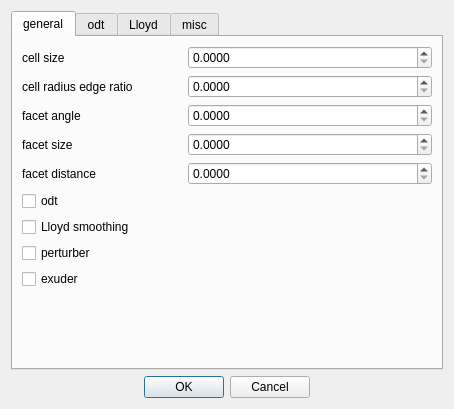
<?xml version="1.0" encoding="UTF-8"?>
<ui version="4.0">
 <exportmacro>SCHNAPPS_PLUGIN_MESHGEN_API</exportmacro>
 <class>Dialog_cgal</class>
 <widget class="QDialog" name="Dialog_cgal">
  <property name="geometry">
   <rect>
    <x>0</x>
    <y>0</y>
    <width>454</width>
    <height>409</height>
   </rect>
  </property>
  <property name="windowTitle">
   <string>Export with cgal</string>
  </property>
  <layout class="QVBoxLayout" name="verticalLayout">
   <item>
    <widget class="QTabWidget" name="tabWidget_cgal">
     <property name="currentIndex">
      <number>0</number>
     </property>
     <widget class="QWidget" name="tab">
      <attribute name="title">
       <string>general</string>
      </attribute>
      <layout class="QGridLayout" name="gridLayout">
       <item row="2" column="1">
        <widget class="QDoubleSpinBox" name="doubleSpinBoxFacetAngle">
         <property name="sizePolicy">
          <sizepolicy hsizetype="Expanding" vsizetype="Fixed">
           <horstretch>0</horstretch>
           <verstretch>0</verstretch>
          </sizepolicy>
         </property>
         <property name="decimals">
          <number>4</number>
         </property>
         <property name="maximum">
          <double>180.000000000000000</double>
         </property>
         <property name="singleStep">
          <double>0.100000000000000</double>
         </property>
        </widget>
       </item>
       <item row="2" column="0">
        <widget class="QLabel" name="label_3">
         <property name="sizePolicy">
          <sizepolicy hsizetype="Preferred" vsizetype="Preferred">
           <horstretch>0</horstretch>
           <verstretch>0</verstretch>
          </sizepolicy>
         </property>
         <property name="minimumSize">
          <size>
           <width>160</width>
           <height>0</height>
          </size>
         </property>
         <property name="toolTip">
          <string>&lt;html&gt;&lt;head/&gt;&lt;body&gt;&lt;p&gt;This parameter controls the shape of surface facets.&lt;/p&gt;&lt;p&gt;Actually, it is a lower bound for the angle (in degree) of surface facets.&lt;/p&gt;&lt;p&gt;When boundary surfaces are smooth, the termination of the meshing process is guaranteed if the angular bound is at most 30 degrees.&lt;/p&gt;&lt;/body&gt;&lt;/html&gt;</string>
         </property>
         <property name="text">
          <string>facet angle</string>
         </property>
        </widget>
       </item>
       <item row="4" column="0">
        <widget class="QLabel" name="label_5">
         <property name="sizePolicy">
          <sizepolicy hsizetype="Preferred" vsizetype="Preferred">
           <horstretch>0</horstretch>
           <verstretch>0</verstretch>
          </sizepolicy>
         </property>
         <property name="minimumSize">
          <size>
           <width>160</width>
           <height>0</height>
          </size>
         </property>
         <property name="toolTip">
          <string>&lt;html&gt;&lt;head/&gt;&lt;body&gt;&lt;p&gt;This parameter controls the approximation error of boundary and subdivision surfaces.&lt;/p&gt;&lt;p&gt;Actually, it is either a constant or a spatially variable scalar field.&lt;/p&gt;&lt;p&gt;It provides an upper bound for the distance between the circumcenter of a surface &lt;br/&gt;facet and the center of a surface Delaunay ball of this facet.&lt;/p&gt;&lt;/body&gt;&lt;/html&gt;</string>
         </property>
         <property name="text">
          <string>facet distance</string>
         </property>
        </widget>
       </item>
       <item row="4" column="1">
        <widget class="QDoubleSpinBox" name="doubleSpinBox_3FacetDistance">
         <property name="sizePolicy">
          <sizepolicy hsizetype="Expanding" vsizetype="Fixed">
           <horstretch>0</horstretch>
           <verstretch>0</verstretch>
          </sizepolicy>
         </property>
         <property name="decimals">
          <number>4</number>
         </property>
         <property name="maximum">
          <double>999.000000000000000</double>
         </property>
         <property name="singleStep">
          <double>0.100000000000000</double>
         </property>
        </widget>
       </item>
       <item row="6" column="0">
        <widget class="QCheckBox" name="checkBoxLloyd">
         <property name="toolTip">
          <string>The function lloyd_optimize_mesh_3() is a mesh optimization process based on the minimization of a global energy function.</string>
         </property>
         <property name="text">
          <string>Lloyd smoothing</string>
         </property>
        </widget>
       </item>
       <item row="7" column="0">
        <widget class="QCheckBox" name="checkBox_Perturber">
         <property name="toolTip">
          <string>The function perturb_mesh_3() is a mesh optimizer that improves the quality of a Delaunay mesh by changing the mesh vertices positions. </string>
         </property>
         <property name="text">
          <string>perturber</string>
         </property>
        </widget>
       </item>
       <item row="0" column="1">
        <widget class="QDoubleSpinBox" name="doubleSpinBox_CellSize">
         <property name="sizePolicy">
          <sizepolicy hsizetype="Expanding" vsizetype="Fixed">
           <horstretch>0</horstretch>
           <verstretch>0</verstretch>
          </sizepolicy>
         </property>
         <property name="decimals">
          <number>4</number>
         </property>
         <property name="maximum">
          <double>999.000000000000000</double>
         </property>
         <property name="singleStep">
          <double>0.100000000000000</double>
         </property>
        </widget>
       </item>
       <item row="8" column="0">
        <widget class="QCheckBox" name="checkBox_5Exuder">
         <property name="toolTip">
          <string>The function exude_mesh_3() performs a sliver exudation process on a Delaunay mesh. </string>
         </property>
         <property name="text">
          <string>exuder</string>
         </property>
        </widget>
       </item>
       <item row="5" column="0">
        <widget class="QCheckBox" name="checkBox_ODT">
         <property name="toolTip">
          <string>The function odt_optimize_mesh_3() is a mesh optimization process based on the minimization of a global energy function. </string>
         </property>
         <property name="text">
          <string>odt</string>
         </property>
        </widget>
       </item>
       <item row="3" column="0">
        <widget class="QLabel" name="label_4">
         <property name="sizePolicy">
          <sizepolicy hsizetype="Preferred" vsizetype="Preferred">
           <horstretch>0</horstretch>
           <verstretch>0</verstretch>
          </sizepolicy>
         </property>
         <property name="minimumSize">
          <size>
           <width>160</width>
           <height>0</height>
          </size>
         </property>
         <property name="toolTip">
          <string>&lt;html&gt;&lt;head/&gt;&lt;body&gt;&lt;p&gt;This parameter controls the size of surface facets.&lt;/p&gt;&lt;p&gt;Actually, each surface facet has a surface Delaunay ball which is a ball circumscribing the surface facet and centered on the surface patch.&lt;/p&gt;&lt;p&gt;The parameter facet_size is either a constant or a spatially variable scalar field, &lt;br/&gt;providing an upper bound for the radii of surface Delaunay balls.&lt;/p&gt;&lt;/body&gt;&lt;/html&gt;</string>
         </property>
         <property name="text">
          <string>facet size</string>
         </property>
        </widget>
       </item>
       <item row="3" column="1">
        <widget class="QDoubleSpinBox" name="doubleSpinBox_FacetSize">
         <property name="sizePolicy">
          <sizepolicy hsizetype="Expanding" vsizetype="Fixed">
           <horstretch>0</horstretch>
           <verstretch>0</verstretch>
          </sizepolicy>
         </property>
         <property name="decimals">
          <number>4</number>
         </property>
         <property name="maximum">
          <double>999.000000000000000</double>
         </property>
         <property name="singleStep">
          <double>0.100000000000000</double>
         </property>
        </widget>
       </item>
       <item row="0" column="0">
        <widget class="QLabel" name="label_7">
         <property name="sizePolicy">
          <sizepolicy hsizetype="Preferred" vsizetype="Preferred">
           <horstretch>0</horstretch>
           <verstretch>0</verstretch>
          </sizepolicy>
         </property>
         <property name="minimumSize">
          <size>
           <width>160</width>
           <height>0</height>
          </size>
         </property>
         <property name="toolTip">
          <string>&lt;html&gt;&lt;head/&gt;&lt;body&gt;&lt;p&gt;This parameter controls the size of mesh tetrahedra. It is either a scalar or a spatially variable scalar field.&lt;/p&gt;&lt;p&gt;It provides an upper bound on the circumradii of the mesh tetrahedra.&lt;/p&gt;&lt;/body&gt;&lt;/html&gt;</string>
         </property>
         <property name="text">
          <string>cell size</string>
         </property>
        </widget>
       </item>
       <item row="1" column="1">
        <widget class="QDoubleSpinBox" name="doubleSpinBox_Radius">
         <property name="sizePolicy">
          <sizepolicy hsizetype="Expanding" vsizetype="Fixed">
           <horstretch>0</horstretch>
           <verstretch>0</verstretch>
          </sizepolicy>
         </property>
         <property name="decimals">
          <number>4</number>
         </property>
         <property name="maximum">
          <double>999.000000000000000</double>
         </property>
         <property name="singleStep">
          <double>0.100000000000000</double>
         </property>
        </widget>
       </item>
       <item row="1" column="0">
        <widget class="QLabel" name="label_6">
         <property name="sizePolicy">
          <sizepolicy hsizetype="Preferred" vsizetype="Preferred">
           <horstretch>0</horstretch>
           <verstretch>0</verstretch>
          </sizepolicy>
         </property>
         <property name="minimumSize">
          <size>
           <width>160</width>
           <height>0</height>
          </size>
         </property>
         <property name="toolTip">
          <string>&lt;html&gt;&lt;head/&gt;&lt;body&gt;&lt;p&gt;This parameter controls the shape of mesh cells (but can't filter slivers, as we discussed earlier).&lt;/p&gt;&lt;p&gt;Actually, it is an upper bound for the ratio between the circumradius of a mesh tetrahedron and its shortest edge.&lt;/p&gt;&lt;p&gt;There is a theoretical bound for this parameter:&lt;br/&gt;the Delaunay refinement process is guaranteed to terminate for values of cell_radius_edge_ratio bigger than 2. &lt;/p&gt;&lt;/body&gt;&lt;/html&gt;</string>
         </property>
         <property name="text">
          <string>cell radius edge ratio</string>
         </property>
        </widget>
       </item>
       <item row="9" column="0">
        <spacer name="verticalSpacer_2">
         <property name="orientation">
          <enum>Qt::Vertical</enum>
         </property>
         <property name="sizeHint" stdset="0">
          <size>
           <width>20</width>
           <height>40</height>
          </size>
         </property>
        </spacer>
       </item>
      </layout>
     </widget>
     <widget class="QWidget" name="tab_odt">
      <attribute name="title">
       <string>odt</string>
      </attribute>
      <layout class="QGridLayout" name="gridLayout_2">
       <item row="0" column="0">
        <widget class="QCheckBox" name="checkBox_FreezeODT">
         <property name="toolTip">
          <string> If it is set to true (default value), frozen vertices will not move anymore in next iterations. Otherwise, at each iteration, any vertex that moves, unfreezes all its incident vertices.</string>
         </property>
         <property name="text">
          <string>freeze</string>
         </property>
        </widget>
       </item>
       <item row="2" column="0">
        <widget class="QLabel" name="label_12">
         <property name="minimumSize">
          <size>
           <width>160</width>
           <height>0</height>
          </size>
         </property>
         <property name="toolTip">
          <string>&lt;html&gt;&lt;head/&gt;&lt;body&gt;&lt;p&gt;A stopping criterion based on convergence: the optimization process is stopped, when at the last iteration,&lt;br/&gt;the displacement of any vertex is less than a given percentage of the length the shortest edge incident to that vertex.&lt;/p&gt;&lt;p&gt;The parameter convergence gives the threshold ratio.&lt;/p&gt;&lt;/body&gt;&lt;/html&gt;</string>
         </property>
         <property name="text">
          <string>Convergence</string>
         </property>
        </widget>
       </item>
       <item row="2" column="1" colspan="2">
        <widget class="QDoubleSpinBox" name="doubleSpinBox_OdtConvergence">
         <property name="sizePolicy">
          <sizepolicy hsizetype="Expanding" vsizetype="Fixed">
           <horstretch>0</horstretch>
           <verstretch>0</verstretch>
          </sizepolicy>
         </property>
         <property name="decimals">
          <number>3</number>
         </property>
         <property name="singleStep">
          <double>0.010000000000000</double>
         </property>
        </widget>
       </item>
       <item row="3" column="0">
        <widget class="QLabel" name="label_11">
         <property name="minimumSize">
          <size>
           <width>160</width>
           <height>0</height>
          </size>
         </property>
         <property name="toolTip">
          <string>&lt;html&gt;&lt;head/&gt;&lt;body&gt;&lt;p&gt;is designed to reduce running time of each optimization iteration.&lt;/p&gt;&lt;p&gt;Any vertex that has a displacement less than a given percentage of the length (the of its shortest incident edge, is frozen (i.e. is not relocated).&lt;/p&gt;&lt;p&gt;The parameter freeze_bound gives the threshold ratio.&lt;/p&gt;&lt;/body&gt;&lt;/html&gt;</string>
         </property>
         <property name="text">
          <string>Freeze bound</string>
         </property>
        </widget>
       </item>
       <item row="3" column="1" colspan="2">
        <widget class="QDoubleSpinBox" name="doubleSpinBox_8OdtFreeze">
         <property name="sizePolicy">
          <sizepolicy hsizetype="Expanding" vsizetype="Fixed">
           <horstretch>0</horstretch>
           <verstretch>0</verstretch>
          </sizepolicy>
         </property>
         <property name="decimals">
          <number>3</number>
         </property>
         <property name="singleStep">
          <double>0.010000000000000</double>
         </property>
        </widget>
       </item>
       <item row="4" column="0">
        <spacer name="verticalSpacer_3">
         <property name="orientation">
          <enum>Qt::Vertical</enum>
         </property>
         <property name="sizeHint" stdset="0">
          <size>
           <width>20</width>
           <height>40</height>
          </size>
         </property>
        </spacer>
       </item>
       <item row="1" column="0">
        <widget class="QLabel" name="label_13">
         <property name="minimumSize">
          <size>
           <width>160</width>
           <height>0</height>
          </size>
         </property>
         <property name="toolTip">
          <string>sets a limit on the number of performed iterations. The default value of 0 means that there is no limit on the number of performed iterations.</string>
         </property>
         <property name="text">
          <string>Max iterations</string>
         </property>
        </widget>
       </item>
       <item row="1" column="1" colspan="2">
        <widget class="QSpinBox" name="spinBox_ODTMaxIter">
         <property name="sizePolicy">
          <sizepolicy hsizetype="Expanding" vsizetype="Fixed">
           <horstretch>0</horstretch>
           <verstretch>0</verstretch>
          </sizepolicy>
         </property>
        </widget>
       </item>
      </layout>
     </widget>
     <widget class="QWidget" name="tab_lloyd">
      <attribute name="title">
       <string>Lloyd</string>
      </attribute>
      <layout class="QGridLayout" name="gridLayout_3">
       <item row="0" column="0">
        <widget class="QCheckBox" name="checkBox_FreezeLloyd">
         <property name="toolTip">
          <string> If it is set to true (default value), frozen vertices will not move anymore in next iterations. Otherwise, at each iteration, any vertex that moves, unfreezes all its incident vertices.</string>
         </property>
         <property name="text">
          <string>freeze</string>
         </property>
        </widget>
       </item>
       <item row="1" column="0">
        <widget class="QLabel" name="label_8">
         <property name="minimumSize">
          <size>
           <width>160</width>
           <height>0</height>
          </size>
         </property>
         <property name="toolTip">
          <string>&lt;html&gt;&lt;head/&gt;&lt;body&gt;&lt;p&gt;Designed to reduce running time of each optimization iteration.&lt;/p&gt;&lt;p&gt;Any vertex that has a displacement less than a given percentage of the length (the of its shortest incident edge, is frozen (i.e. is not relocated).&lt;/p&gt;&lt;p&gt;The parameter freeze_bound gives the threshold ratio.&lt;/p&gt;&lt;/body&gt;&lt;/html&gt;</string>
         </property>
         <property name="text">
          <string>freeze bound</string>
         </property>
        </widget>
       </item>
       <item row="1" column="1">
        <widget class="QDoubleSpinBox" name="doubleSpinBox_FreezeBoundLLoyd">
         <property name="sizePolicy">
          <sizepolicy hsizetype="Expanding" vsizetype="Fixed">
           <horstretch>0</horstretch>
           <verstretch>0</verstretch>
          </sizepolicy>
         </property>
         <property name="decimals">
          <number>3</number>
         </property>
         <property name="singleStep">
          <double>0.010000000000000</double>
         </property>
        </widget>
       </item>
       <item row="2" column="0">
        <widget class="QLabel" name="label_9">
         <property name="minimumSize">
          <size>
           <width>160</width>
           <height>0</height>
          </size>
         </property>
         <property name="toolTip">
          <string>&lt;html&gt;&lt;head/&gt;&lt;body&gt;&lt;p&gt;is a stopping criterion based on convergence: the optimization process is stopped, when at the last iteration,&lt;br/&gt;the displacement of any vertex is less than a given percentage of the length of the shortest edge incident to that vertex.&lt;/p&gt;&lt;p&gt;The parameter convergence gives the threshold ratio.&lt;/p&gt;&lt;/body&gt;&lt;/html&gt;</string>
         </property>
         <property name="text">
          <string>convergence</string>
         </property>
        </widget>
       </item>
       <item row="2" column="1">
        <widget class="QDoubleSpinBox" name="doubleSpinBox_ConvergenceLloyd">
         <property name="sizePolicy">
          <sizepolicy hsizetype="Expanding" vsizetype="Fixed">
           <horstretch>0</horstretch>
           <verstretch>0</verstretch>
          </sizepolicy>
         </property>
         <property name="decimals">
          <number>3</number>
         </property>
         <property name="singleStep">
          <double>0.010000000000000</double>
         </property>
        </widget>
       </item>
       <item row="3" column="0">
        <widget class="QLabel" name="label_10">
         <property name="minimumSize">
          <size>
           <width>160</width>
           <height>0</height>
          </size>
         </property>
         <property name="toolTip">
          <string>sets a limit on the number of performed iterations. The default value of 0 means that there is no limit on the number of performed iterations.</string>
         </property>
         <property name="text">
          <string>max iteration</string>
         </property>
        </widget>
       </item>
       <item row="3" column="1">
        <widget class="QSpinBox" name="spinBoxMaxITLloyd">
         <property name="sizePolicy">
          <sizepolicy hsizetype="Expanding" vsizetype="Fixed">
           <horstretch>0</horstretch>
           <verstretch>0</verstretch>
          </sizepolicy>
         </property>
        </widget>
       </item>
       <item row="4" column="0">
        <spacer name="verticalSpacer">
         <property name="orientation">
          <enum>Qt::Vertical</enum>
         </property>
         <property name="sizeHint" stdset="0">
          <size>
           <width>20</width>
           <height>40</height>
          </size>
         </property>
        </spacer>
       </item>
      </layout>
     </widget>
     <widget class="QWidget" name="tab_misc">
      <attribute name="title">
       <string>misc</string>
      </attribute>
      <layout class="QGridLayout" name="gridLayout_4">
       <item row="0" column="0">
        <widget class="QLabel" name="label_16">
         <property name="minimumSize">
          <size>
           <width>160</width>
           <height>0</height>
          </size>
         </property>
         <property name="toolTip">
          <string>&lt;html&gt;&lt;head/&gt;&lt;body&gt;&lt;p&gt;is designed to give, in degree, a targeted lower bound on dihedral angles of mesh cells.&lt;/p&gt;&lt;p&gt;The exudation process considers in turn all the mesh cells that have a smallest dihedral angle less than sliver_bound and tries to make them disappear by weighting their vertices.&lt;/p&gt;&lt;p&gt;The optimization process stops when every cell in the mesh achieves this quality.&lt;/p&gt;&lt;p&gt;The default value is 0 and means that there is no targeted bound: the exuder then runs as long as it can improve the smallest dihedral angles of the set of cells incident to some vertices.&lt;/p&gt;&lt;/body&gt;&lt;/html&gt;</string>
         </property>
         <property name="text">
          <string>exuder sliver bound</string>
         </property>
        </widget>
       </item>
       <item row="0" column="1">
        <widget class="QDoubleSpinBox" name="doubleSpinBox_ExuderSliver">
         <property name="sizePolicy">
          <sizepolicy hsizetype="Expanding" vsizetype="Fixed">
           <horstretch>0</horstretch>
           <verstretch>0</verstretch>
          </sizepolicy>
         </property>
         <property name="decimals">
          <number>3</number>
         </property>
         <property name="singleStep">
          <double>0.010000000000000</double>
         </property>
        </widget>
       </item>
       <item row="1" column="0">
        <widget class="QLabel" name="label_17">
         <property name="minimumSize">
          <size>
           <width>160</width>
           <height>0</height>
          </size>
         </property>
         <property name="toolTip">
          <string>&lt;html&gt;&lt;head/&gt;&lt;body&gt;&lt;p&gt;Designed to give, in degree, a targeted lower bound on dihedral angles of mesh cells.&lt;/p&gt;&lt;p&gt;The function perturb_mesh_3() runs as long as steps are successful and step number sliver_bound (after which the worst tetrahedron in the mesh has a smallest angle larger than sliver_bound degrees) has not been reached.&lt;/p&gt;&lt;p&gt;The default value is 0 and means that there is no targeted bound: the perturber then runs as long as steps are successful.&lt;/p&gt;&lt;/body&gt;&lt;/html&gt;</string>
         </property>
         <property name="text">
          <string>perturber sliver bound</string>
         </property>
        </widget>
       </item>
       <item row="1" column="1">
        <widget class="QDoubleSpinBox" name="doubleSpinBox_PerturberSliver">
         <property name="sizePolicy">
          <sizepolicy hsizetype="Expanding" vsizetype="Fixed">
           <horstretch>0</horstretch>
           <verstretch>0</verstretch>
          </sizepolicy>
         </property>
         <property name="toolTip">
          <string>is designed to give, in degree, a targeted lower bound on dihedral angles of mesh cells. The function perturb_mesh_3() runs as long as steps are successful and step number sliver_bound (after which the worst tetrahedron in the mesh has a smallest angle larger than sliver_bound degrees) has not been reached. The default value is 0 and means that there is no targeted bound: the perturber then runs as long as steps are successful.</string>
         </property>
         <property name="decimals">
          <number>3</number>
         </property>
         <property name="singleStep">
          <double>0.010000000000000</double>
         </property>
        </widget>
       </item>
       <item row="2" column="0">
        <spacer name="verticalSpacer_6">
         <property name="orientation">
          <enum>Qt::Vertical</enum>
         </property>
         <property name="sizeHint" stdset="0">
          <size>
           <width>20</width>
           <height>40</height>
          </size>
         </property>
        </spacer>
       </item>
      </layout>
     </widget>
    </widget>
   </item>
   <item>
    <widget class="QDialogButtonBox" name="buttonBox">
     <property name="orientation">
      <enum>Qt::Horizontal</enum>
     </property>
     <property name="standardButtons">
      <set>QDialogButtonBox::Cancel|QDialogButtonBox::Ok</set>
     </property>
     <property name="centerButtons">
      <bool>true</bool>
     </property>
    </widget>
   </item>
  </layout>
 </widget>
 <resources/>
 <connections>
  <connection>
   <sender>buttonBox</sender>
   <signal>accepted()</signal>
   <receiver>Dialog_cgal</receiver>
   <slot>accept()</slot>
   <hints>
    <hint type="sourcelabel">
     <x>248</x>
     <y>254</y>
    </hint>
    <hint type="destinationlabel">
     <x>157</x>
     <y>274</y>
    </hint>
   </hints>
  </connection>
  <connection>
   <sender>buttonBox</sender>
   <signal>rejected()</signal>
   <receiver>Dialog_cgal</receiver>
   <slot>reject()</slot>
   <hints>
    <hint type="sourcelabel">
     <x>316</x>
     <y>260</y>
    </hint>
    <hint type="destinationlabel">
     <x>286</x>
     <y>274</y>
    </hint>
   </hints>
  </connection>
 </connections>
</ui>
